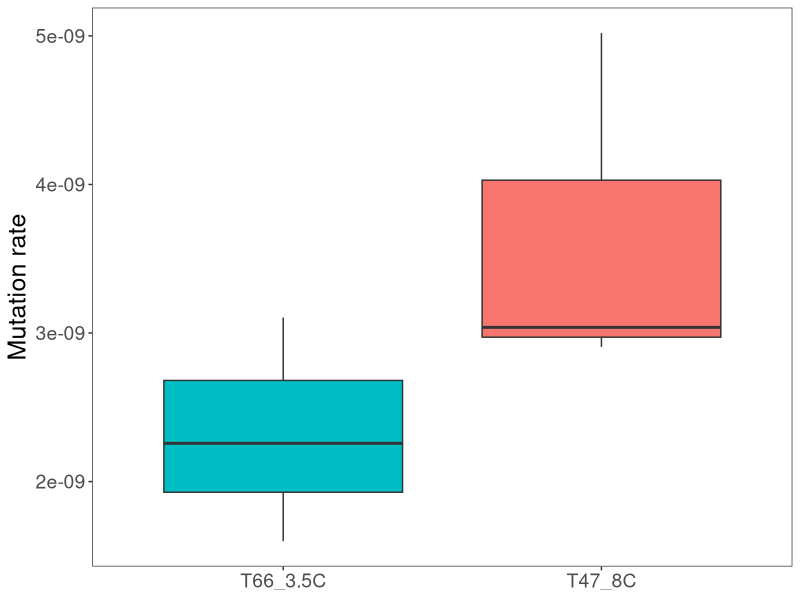

Recreate this plot in R.
# Make boxplot for Fc mutation rate

library(ggplot2)


group <- c("T66_3.5C", "T66_3.5C", "T66_3.5C",
           "T47_8C", "T47_8C", "T47_8C")

sample <- c("T66_3pt5C_FC1", "T66_3pt5C_FC2", "T66_3pt5C_FC3",
            "T47_8C_FC1", "T47_8C_FC2", "T47_8C_FC1")

mutRate <- c(1.59905E-09, 2.25748E-09, 3.10403E-09,
             2.9059E-09, 3.03799E-09, 5.01929E-09)

# Combine to make data frame
df <- data.frame(group, sample, mutRate)

# Make boxplot
pdf("D://BCF_VAR_CALLS/noMisMatchFilteringAllSamples/MutationRate/FC_mutRate.pdf")
  ggplot(df, aes(x=reorder(group,mutRate), y=mutRate, fill=group)) + 
    theme_bw() +
    geom_boxplot(outlier.shape=NA, notch=FALSE) +
    #geom_jitter(width=0.1, size=0.5, alpha=0.5) +  
    theme(axis.title.x = element_blank(),
          axis.title.y = element_text(size = 18),
          axis.text.x = element_text(size = 14),
          axis.text.y = element_text(size = 14),
          #legend.title = element_text(size = 16),
          #legend.text = element_text(size = 14),
          legend.position = "none",
          panel.grid.major = element_blank(), 
          panel.grid.minor = element_blank()) +
    ylab("Mutation rate")
dev.off()
